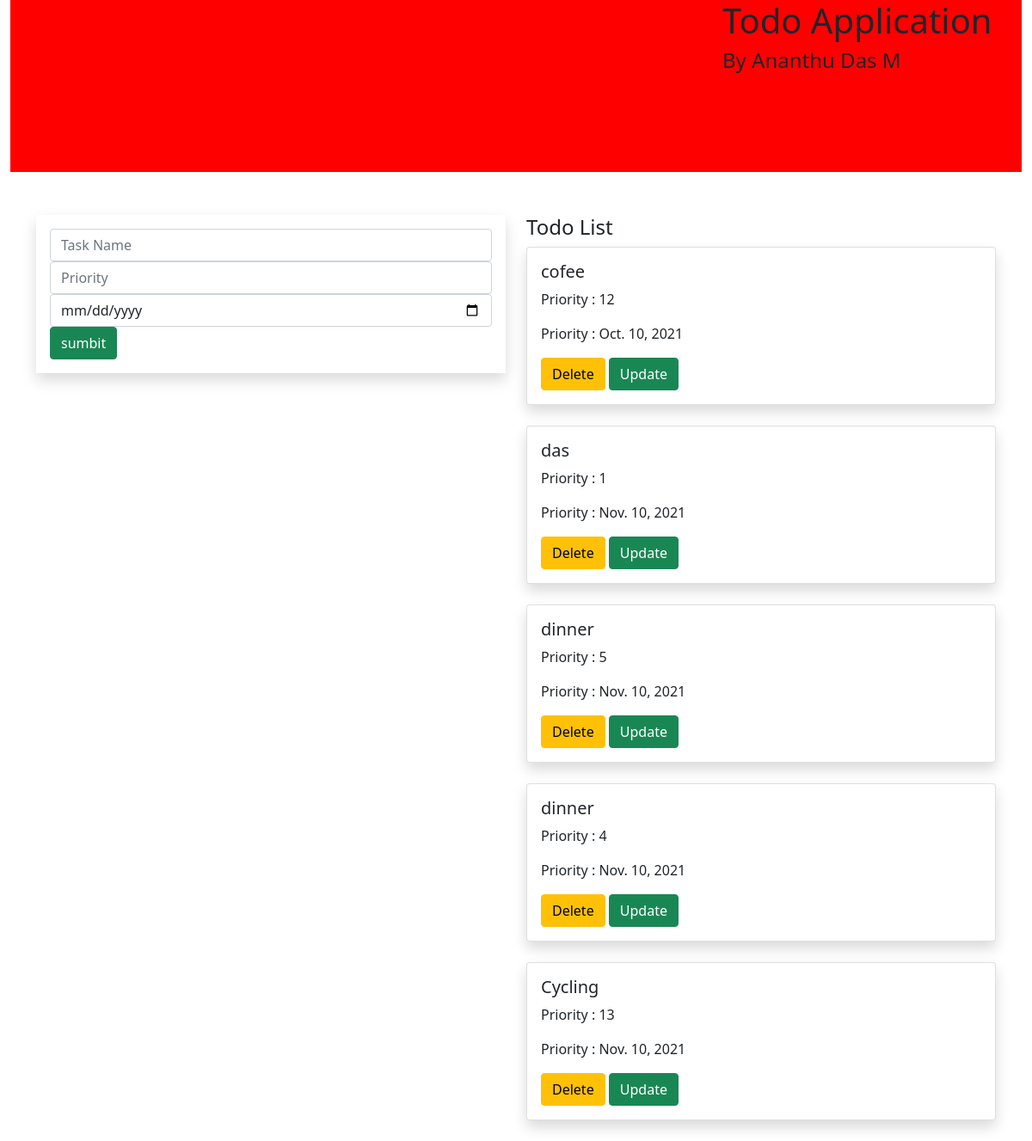
The page / on the database its author committed.
### todoapp/models.py (models this page shows, shortened)
class Task(models.Model):
    name=models.CharField(max_length=250)
    priority=models.IntegerField()
    date = models.DateField()
    date = models.DateField()

### todoapp/views.py (the view)
# urls.py: path('',views.add,name='add'),
def add(request):
    task1=Task.objects.all()
    if request.method=='POST':
        name=request.POST.get('task','')
        priority=request.POST.get('priority','')
        task=Task(name=name,priority=priority)
        task.save()
    return render(request,'home1.html',{'task1':task1})

### templates/home1.html (shortened to what this page needs)
{% extends 'base.html' %}
{% block content %}
<div class="container-fluid">
    <div class="row">
        <div class="col-md-12">
            <div class="banner">
                <div class="banner-text">
                    <h1>Todo Application<br><h4>By Ananthu Das M</h4></h1>
                </div>
            </div>
        </div>
    </div>
</div>
<div class="container">
    <div class="row">
        <div class="col-md-6">
        <form method="POST" class="p-3 shadow">
            <div class="form-group">
                <input type="text" class="form-control" name="task" placeholder="Task Name">
            </div>
            <div class="form-group">
                <input type="text" class="form-control" name="priority" placeholder="Priority">
            </div>
            <div class="form-group">
                <input type="date" class="form-control" name="date" placeholder="Date">
            </div>
                <input type="submit" class="btn btn-success" value="sumbit">
        </form>
    </div>
        <div class="col-md-6">
            <h4>Todo List</h4>
            {% for i in task1  %}
            <div class="shadow card">
                <div class="card-body">
                    <H5 class="card-title">{{i.name}}</H5>
                    <p>Priority : {{i.priority}}</p>
                    <p>Priority : {{i.date}}</p>
                    <a class="btn btn-warning" href="{% url 'delete' i.id %}">Delete</a>
                    <a class="btn btn-success" href="{% url 'update' i.id %}">Update</a>
                </div>
            </div>
            <br>
                {% endfor %}
        </div>
    </div>
</div>
{% endblock %}

### templates/base.html (shortened to what this page needs)
{% load static %}
<!DOCTYPE html>
<html lang="en">
<head>
    <link href="https://cdn.jsdelivr.net/npm/bootstrap@5.1.3/dist/css/bootstrap.min.css" rel="stylesheet">
    <link rel="stylesheet" href="{% static 'style.css' %}">
</head>
<body>
{% block content %}
{% endblock %}
</body>
</html>

### static/style.css (style rules this page uses)
.banner { background-color: red; width :100%; height:200px; margin-bottom:50px; }
.banner-text { top:0%; left:70%; right:50; position:absolute; transform:transform; }

### rows shown on the page
Task: name "cofee", priority "12", date "Oct. 10, 2021"
Task: name "das", priority "1", date "Nov. 10, 2021"
Task: name "dinner", priority "5", date "Nov. 10, 2021"
Task: name "dinner", priority "4", date "Nov. 10, 2021"
Task: name "Cycling", priority "13", date "Nov. 10, 2021"
